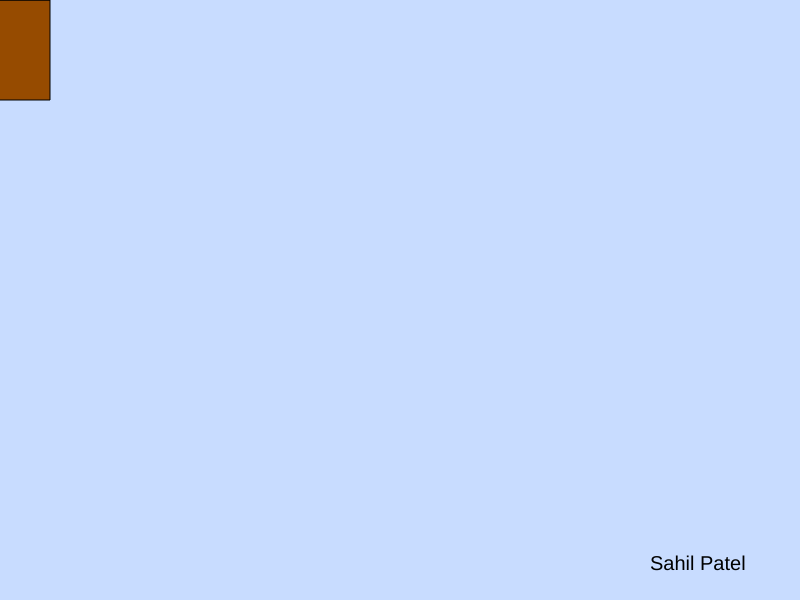
Frame 1 (no input)
Frame 60 (no input): identical to frame 1, image omitted
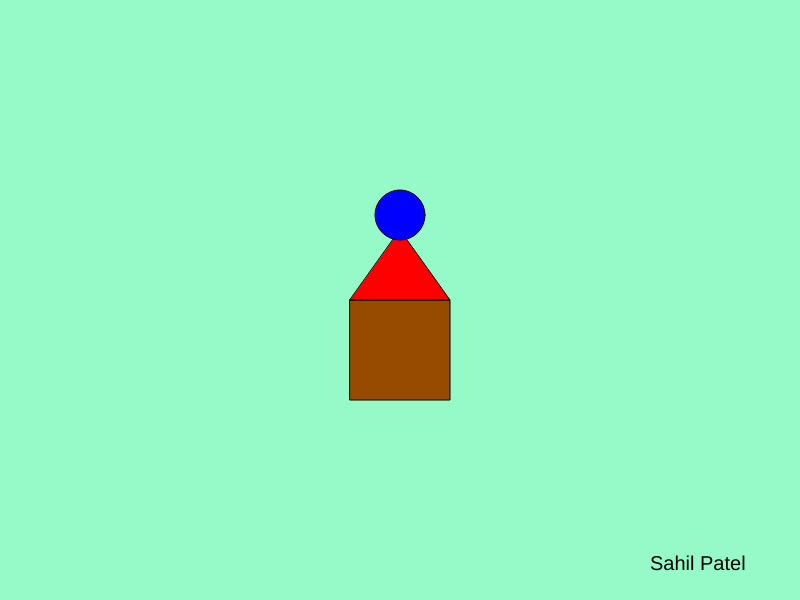
Frame 120 (the mouse pressed at the canvas centre since frame 60)

The p5.js sketch that drew these frames (run headless with seeded random() and noise() and a simulated clock; from frame 60 on, the mouse is pressed at the canvas centre):

// p5.js sketch
// ── sketch.js
// Interactive Scene
// sahil Patel
// 9/18/2024
//




let currentBack = 0;  // Background state variable


function setup() {
  createCanvas(800, 600);  // Create canvas
  textSize(20);            // Set text size for my name
}


function draw() {
  // Set background based on currentBack state
  if (currentBack == 0) {
    background(200, 220, 255);  // Light blue
  } else if (currentBack == 1) {
    background(150, 250, 200);  // Light green
  } else if (currentBack == 2) {
    background(255, 220, 150);  // Light orange
  } else {
    background(100, 100, 255);  // Dark blue
  }


  
  let buildingX = mouseX;  // X position of the building follows the mouse
  let buildingY = mouseY;  // Y position of the building follows the mouse


  //  square
  fill(150, 75, 0);  // Brown color
  rect(buildingX - 50, buildingY, 100, 100);  


  //  triangle
  fill(255, 0, 0);  // Red color
  triangle(buildingX - 50, buildingY, buildingX + 50, buildingY, buildingX, buildingY - 70);  // Triangle on top


  //  circle
  fill(0, 0, 255);  // Blue color
  ellipse(buildingX, buildingY - 85, 50, 50);  // circle on top of triangle


  // Displaying Name
  fill(0);  // Black text
  text("Sahil Patel", width - 150, height - 30);  // Display text in the corner
}


// Change background with left-click or 'C' key press
function mousePressed() {
  if (mouseButton === LEFT) {
    currentBack = (currentBack + 1) % 4;  // Cycle through 4 background change on left click
  }
}


function keyPressed() {
  if (key === 'c' || key === 'C') {
    currentBack = (currentBack + 1) % 4;  // Cycle through 4 background changes when 'C' press
  }
}
